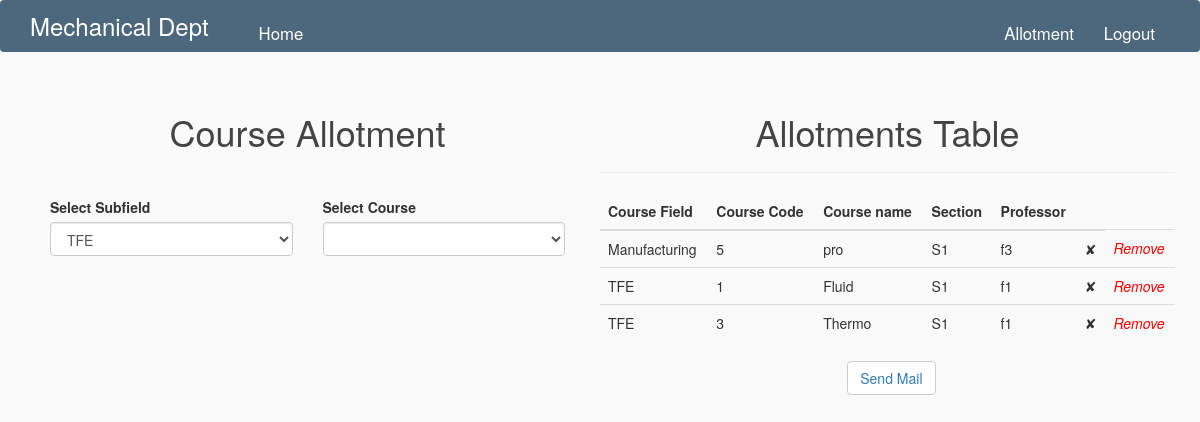
Page /allotment (signed in) on the committed database.
### flaskblog/models.py (models this page shows, shortened)
class Course_Faculty(db.Model):
    id = db.Column('id', db.Integer, primary_key=True)
    course_id = db.Column(db.Integer, db.ForeignKey('course.id'))
    faculty_id = db.Column(db.Integer, db.ForeignKey('faculty.id'))
    section = db.Column(db.Enum(Section), default = Section.no_section,nullable = False)
    course = db.relationship(Course, backref=backref("course_faculty"))
    faculty = db.relationship(Faculty, backref=backref("course_faculty"))
    mail_confirmation = db.Column(db.Boolean, default=False)

class Course(db.Model):
    id = db.Column(db.Integer, primary_key=True)
    code = db.Column(db.String(10), nullable=True)
    name = db.Column(db.String(60), nullable=True)
    field = db.Column(db.Enum(SubField), default=SubField.TFE, nullable=False)
    instructors = association_proxy('course_faculty', 'faculty')
    tas = association_proxy('course_ta', 'ta')

class Faculty(db.Model):
    id = db.Column(db.Integer, primary_key = True)
    name = db.Column(db.String(60),nullable = True)
    email = db.Column(db.String(30),unique=True, nullable=False)
    field = db.Column(db.Enum(SubField), default = SubField.TFE,nullable = False)
    courses = association_proxy('course_faculty','course')
    mail_confirmation = db.Column(db.Boolean, default=False)

### flaskblog/routes.py (the view)
@app.route("/allotment", methods=['GET', 'POST'])
@login_required
def allotment():
    fields = [field.value for field in SubField]
    courses = Course.query.all()
    course_facultys = Course_Faculty.query.all()
    return render_template('allotment.html', title='Allotment',
                            courses=courses, fields=fields, course_facultys=course_facultys)

### flaskblog/models.py (called while the page is built)
@login_manager.user_loader
def load_user(user_id):
    return User.query.get(int(user_id))

### flaskblog/templates/allotment.html (shortened to what this page needs)
{%extends "layout.html" %}
{% block content %}
    <div class="split1 left">
        <h1 style="text-align:center; margin-bottom: 45px;">Course Allotment</h1>
        <div class="row" >
            <div class="col-md-6">
                <label>Select Subfield</label>
                <select name="subfield" data-live-search="true" id="subfield" class="form-control" title="Select Subfield">
                    {% for field in fields %}
                    <option value="{{field}}">{{field}}</option>
                    {% endfor %}
                </select>
            </div>
            <div class="col-md-6">
                <label>Select Course</label>
                <select name="course" data-live-search="true" id="course" class="form-control" title="Select Course">
                </select>
            </div>
        </div>
        <div>
            <br>
            <p id="alloted_sections"> <label > </label></p>
        </div>
    </div>
    <div class="split2 right">
        <h1 style="text-align:center;">Allotments Table</h1>
        <hr style="width:100%;text-align:left;">
        <table class="table table-striped">
            <thead>
                <tr>
                    <th>Course Field</th>
                    <th>Course Code</th>
                    <th>Course name</th>
                    <th>Section</th>
                    <th>Professor</th>
                    <th></th>
                </tr>
            </thead>
            <tbody>
                {% for course_faculty in course_facultys %}
                <tr>
                    <td>{{ course_faculty.course.field.value }}</td>
                    <td>{{ course_faculty.course_id }}</td>
                    <td>{{ course_faculty.course.name }}</td>
                    <td>{{ course_faculty.section.value }}</td>
                    <td>{{ course_faculty.faculty.name }}</td>
                    <td>
                        {% if course_faculty.faculty.mail_confirmation %}
                            <a onclick="return confirm('Do you want to reset ?');"
                            href="{{ url_for('delete_entry', id=course_faculty.faculty.id, action=0) }}"title="Remove">
                                <span>&#10003;</span>
                            </a>
                        {% else %}
                            <span>&#10008;</span>
                        {% endif %}
                    </td>
                    <td>
                        <a onclick="return confirm('Do you want to remove allotment for {{ course_faculty.faculty.name }}?');"
                            href="{{ url_for('delete_entry', id=course_faculty.id, action=1) }}"title="Remove">
                            <i class="material-icons" style="color:red;">Remove</i>
                        </a>
                    </td>
                </tr>
                {% endfor %}
            </tbody>
        </table>
        {% if course_facultys %}
            <button class="btn btn-default" type="submit" style="margin-left: 43%;">
                <a href="{{ url_for('send_multiple_mail') }}"
                   onclick="return confirm('Do you want to send mails to all the professors?');">
                    Send Mail
                </a>
            </button>
        {% endif %}
    </div>
{% endblock content %}

### flaskblog/static/main.css (style rules this page uses)
body { background: #fafafa; color: #333333; }
h1, h2, h3, h4, h5, h6 { color: #444444; }
.split1 { height: 100%; width: 45%; position: fixed; z-index: 1; top: 5; overflow-x: hidden; padding-top: 20px; padding-right: 25px; padding-bottom: 75px; }
.split2 { height: 100%; width: 50%; position: fixed; z-index: 1; top: 5; overflow-x: hidden; padding-top: 20px; padding-right: 25px; padding-bottom: 75px; }
.left { left: 50px; }
.right { right: 0; }

### rows in the picture
Course_Faculty: course.field.value "Manufacturing", course_id "5", course.name "pro", section.value "S1", faculty.name "f3"
Course_Faculty: course.field.value "TFE", course_id "1", course.name "Fluid", section.value "S1", faculty.name "f1"
Course_Faculty: course.field.value "TFE", course_id "3", course.name "Thermo", section.value "S1", faculty.name "f1"

### other values in the picture
form field subfield "TFE"
